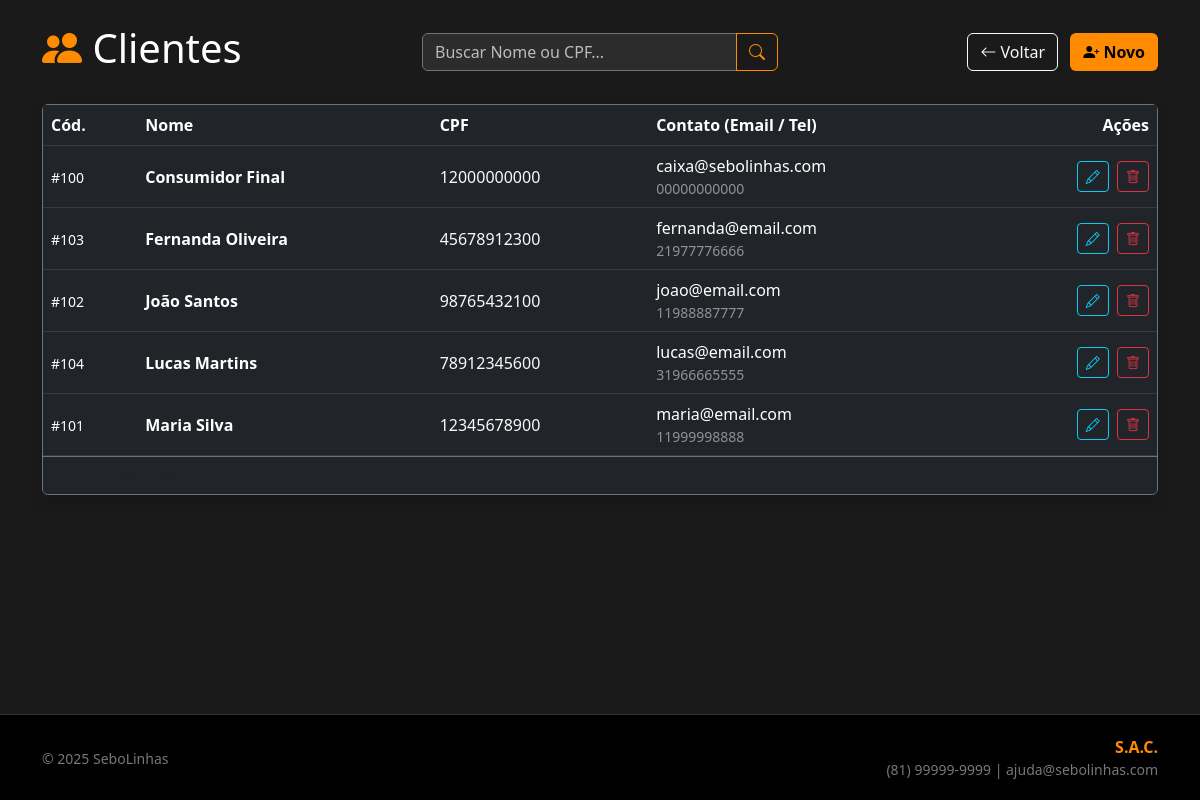
The page /modulos/pessoas/clientes/cliente.php (signed in) on the database its author committed.
### tables this page shows
CREATE TABLE CLIENTE (
    CD_CLIENTE INT AUTO_INCREMENT PRIMARY KEY,
    NOME VARCHAR(100) NOT NULL,
    TELEFONE VARCHAR(20) DEFAULT NULL,
    CPF VARCHAR(14) NOT NULL,
    EMAIL VARCHAR(100) NOT NULL,
    CONSTRAINT U_CPF UNIQUE (CPF)
) AUTO_INCREMENT=100;

### modulos/pessoas/clientes/cliente.php (the view, shortened to what this page needs)
<?php
require_once '../../../config/conexao.php';
include '../../../includes/header.php';
$itens_por_pagina = 10;
$pagina_atual = filter_input(INPUT_GET, 'pagina', FILTER_VALIDATE_INT) ?? 1;
$busca = filter_input(INPUT_GET, 'busca', FILTER_SANITIZE_SPECIAL_CHARS);
$termo = "%" . $busca . "%";
try {
    if (!empty($busca)) {
        $sql_count = "SELECT COUNT(*) as total FROM CLIENTE WHERE NOME LIKE :b OR CPF LIKE :b OR EMAIL LIKE :b";
        $stmt_count = $pdo->prepare($sql_count);
        $stmt_count->bindValue(':b', $termo);
    } else {
        $sql_count = "SELECT COUNT(*) as total FROM CLIENTE";
        $stmt_count = $pdo->prepare($sql_count);
    }
    $stmt_count->execute();
    $total_registros = $stmt_count->fetch()['total'];
    $total_paginas = ceil($total_registros / $itens_por_pagina);
    $offset = ($pagina_atual - 1) * $itens_por_pagina;
    if (!empty($busca)) {
        $sql = "SELECT * FROM CLIENTE
                WHERE NOME LIKE :b OR CPF LIKE :b OR EMAIL LIKE :b
                ORDER BY NOME ASC LIMIT :limite OFFSET :offset";
        $stmt = $pdo->prepare($sql);
        $stmt->bindValue(':b', $termo);
    } else {
        $sql = "SELECT * FROM CLIENTE ORDER BY NOME ASC LIMIT :limite OFFSET :offset";
        $stmt = $pdo->prepare($sql);
    }
    $stmt->bindValue(':limite', $itens_por_pagina, PDO::PARAM_INT);
    $stmt->bindValue(':offset', $offset, PDO::PARAM_INT);
    $stmt->execute();
    $clientes = $stmt->fetchAll();
} catch (PDOException $e) {
    $clientes = [];
    echo "<div class='alert alert-danger'>Erro no sistema: " . $e->getMessage() . "</div>";
}
?>
<div class="row mb-4 align-items-center">
    <div class="col-md-4">
        <h2 class="text-white display-6">
            <i class="bi bi-people-fill text-orange"></i> Clientes
        </h2>
    </div>
    <div class="col-md-4">
        <form method="GET" action="" class="d-flex">
            <div class="input-group">
                <input type="text" name="busca" class="form-control bg-dark text-white border-secondary"
                       placeholder="Buscar Nome ou CPF..." value="<?php echo $busca; ?>">
                <button class="btn btn-outline-orange" type="submit">
                    <i class="bi bi-search"></i>
                </button>
            </div>
        </form>
    </div>
    <div class="col-md-4 text-end">
            <a href="../../../index.php" class="btn btn-outline-light me-2"><i class="bi bi-arrow-left"></i> Voltar</a>
        <button type="button" class="btn bg-orange fw-bold" data-bs-toggle="modal" data-bs-target="#modalNovoCliente">
            <i class="bi bi-person-plus-fill"></i> Novo
        </button>
    </div>
</div>
<div class="card bg-dark border-secondary shadow">
    <div class="card-body p-0">
        <div class="table-responsive">
            <table class="table table-dark table-hover mb-0 align-middle">
                <thead>
                    <tr class="text-orange">
                        <th>Cód.</th>
                        <th>Nome</th>
                        <th>CPF</th>
                        <th>Contato (Email / Tel)</th>
                        <th class="text-end">Ações</th>
                    </tr>
                </thead>
                <tbody>
                    <?php if (count($clientes) > 0): ?>
                        <?php foreach ($clientes as $cli): ?>
                            <tr>
                                <td><small class="text-white small">#<?php echo $cli['CD_CLIENTE']; ?></small></td>
                                <td class="fw-bold text-white"><?php echo $cli['NOME']; ?></td>
                                <td class="text-light"><?php echo $cli['CPF']; ?></td>
                                <td>
                                    <div class="text-white"><?php echo $cli['EMAIL']; ?></div>
                                    <div class="small text-white-50"><?php echo $cli['TELEFONE']; ?></div>
                                </td>
                                <td class="text-end">
                                    <?php if (isset($_SESSION['usuario_nivel']) && $_SESSION['usuario_nivel'] === 'Gerente'): ?>
                                        <a href="editar.php?id=<?php echo $cli['CD_CLIENTE']; ?>" class="btn btn-sm btn-outline-info me-1">
                                            <i class="bi bi-pencil"></i>
                                        </a>
                                        <button type="button"
                                                class="btn btn-sm btn-outline-danger"
                                                data-bs-toggle="modal"
                                                data-bs-target="#modalExcluir"
                                                data-id="<?php echo $cli['CD_CLIENTE']; ?>"
                                                data-nome="<?php echo $cli['NOME']; ?>">
                                            <i class="bi bi-trash"></i>
                                        </button>
                                    <?php else: ?>
                                        <span class="text-muted small"><i class="bi bi-lock-fill"></i></span>
                                    <?php endif; ?>
                                </td>
                            </tr>
                        <?php endforeach; ?>
                    <?php endif; ?>
                </tbody>
            </table>
        </div>
    </div>
    <div class="card-footer bg-dark border-secondary d-flex justify-content-between align-items-center">
        <small class="text-muted">
            Total: <strong><?php echo $total_registros; ?></strong> (Pág. <?php echo $pagina_atual; ?> de <?php echo $total_paginas; ?>)
        </small>
    </div>
</div>
<?php include '../../../includes/footer.php'; ?>

### css/custom.css (style rules this page uses)
:root { --primary-color: #ff8c00; --primary-hover: #e67e22; --bg-body: #1a1a1a; --bg-card: #2c2c2c; --bg-input: #222222; --text-main: #e0e0e0; --text-muted: #bbbbbb; --border-color: #444444; }
body { background-color: var(--bg-body); color: var(--text-main); min-height: 100vh; display: flex; flex-direction: column; }
.text-orange { color: var(--primary-color) !important; }
.bg-orange { background-color: var(--primary-color) !important; color: #000; }
.btn-outline-orange { color: var(--primary-color); border-color: var(--primary-color); background-color: transparent; transition: all 0.3s ease; }
.form-control, .form-select { color: #fff !important; background-color: var(--bg-card) !important; border: 1px solid var(--border-color); }
.form-control::placeholder { color: var(--text-muted) !important; opacity: 1; }

### rows shown on the page
cliente: CD_CLIENTE "100", NOME "Consumidor Final", CPF "12000000000", EMAIL "caixa@sebolinhas.com", TELEFONE "00000000000"
cliente: CD_CLIENTE "103", NOME "Fernanda Oliveira", CPF "45678912300", EMAIL "fernanda@email.com", TELEFONE "21977776666"
cliente: CD_CLIENTE "102", NOME "João Santos", CPF "98765432100", EMAIL "joao@email.com", TELEFONE "11988887777"
cliente: CD_CLIENTE "104", NOME "Lucas Martins", CPF "78912345600", EMAIL "lucas@email.com", TELEFONE "31966665555"
cliente: CD_CLIENTE "101", NOME "Maria Silva", CPF "12345678900", EMAIL "maria@email.com", TELEFONE "11999998888"
